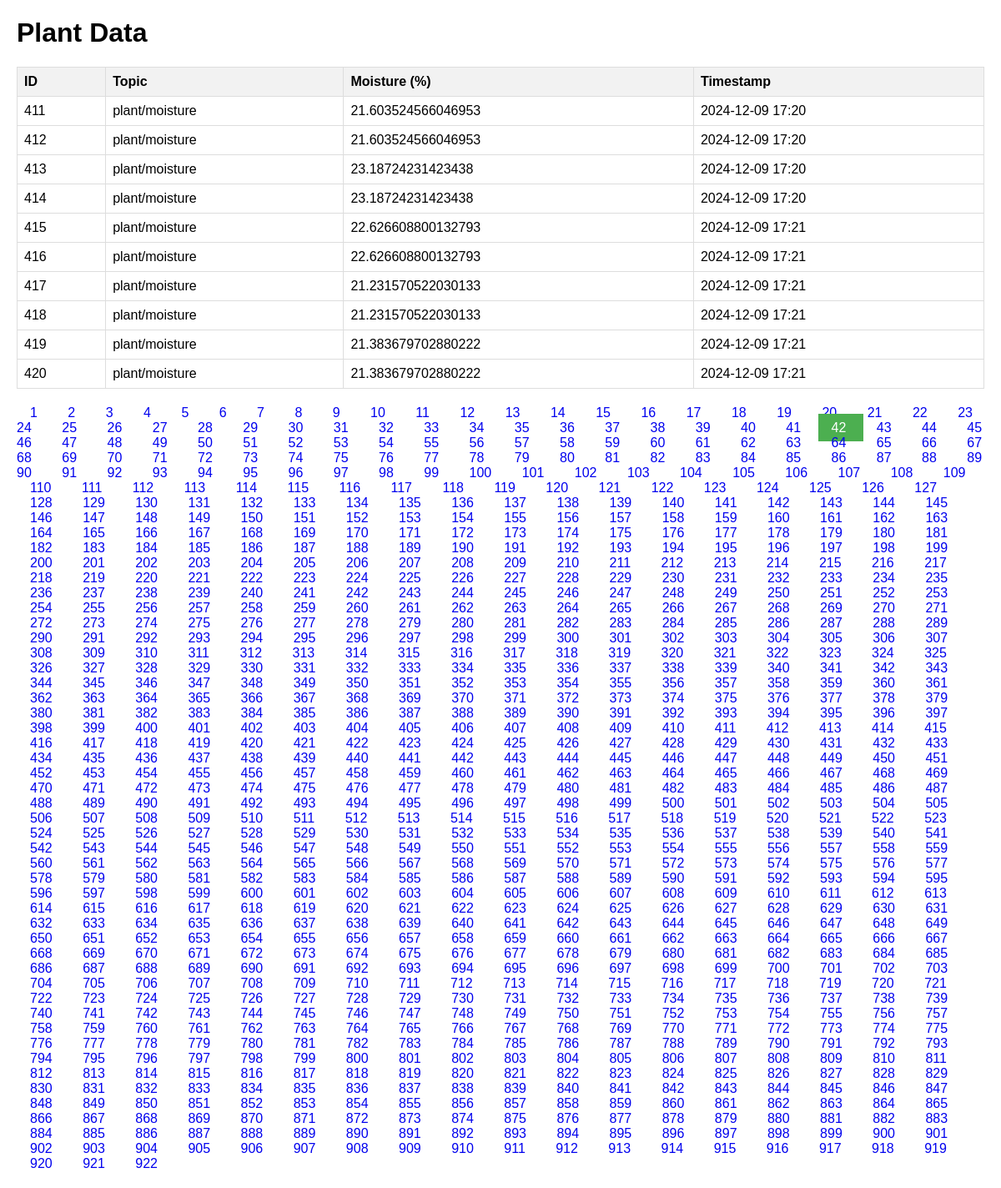
/?page=42, run on the app's committed database.
### tables this page shows
CREATE TABLE ganjabase (
            id INTEGER PRIMARY KEY,
            topic TEXT,
            moisture REAL,
            timestamp DATETIME
        );

### server.py (the view)
@app.route('/')
def index():
    page = request.args.get('page', 1, type=int)
    limit = 10
    offset = (page - 1) * limit
    date_filter = request.args.get('date')
    if date_filter:
        query = "SELECT * FROM ganjabase WHERE DATE(timestamp) = ? LIMIT ? OFFSET ?"
        total_query = "SELECT COUNT(*) FROM ganjabase WHERE DATE(timestamp) = ?"
        cursor.execute(total_query, (date_filter,))
        total_pages = (cursor.fetchone()[0] + limit - 1) // limit
        cursor.execute(query, (date_filter, limit, offset))
    else:
        cursor.execute("SELECT COUNT(*) FROM ganjabase")
        total_pages = (cursor.fetchone()[0] + limit - 1) // limit
        cursor.execute("SELECT * FROM ganjabase LIMIT ? OFFSET ?", (limit, offset))
    data = cursor.fetchall()
    return render_template('index.html', data=data, page=page, total_pages=total_pages, date_filter=date_filter)

### templates/index.html (shortened to what this page needs)
<!DOCTYPE html>
<html>
<head>
</head>
<body>
    <h1>Plant Data</h1>
    <table>
        <thead>
          <tr>
            <th>ID</th>
            <th>Topic</th>
            <th>Moisture (%)</th>
            <th>Timestamp</th>
          </tr>
        </thead>
        <tbody>
          {% for row in data %}
            <tr>
              <td>{{ row[0] }}</td>
              <td>{{ row[1] }}</td>
              <td>{{ row[2] }}</td>
              <td>{{ row[3] }}</td>
            </tr>
          {% endfor %}
        </tbody>
      </table>
    <div class="pagination">
        {% for i in range(1, total_pages + 1) %}
            <a href="/?page={{ i }}{% if date_filter %}&date={{ date_filter }}{% endif %}"
               class="{{ 'active' if i == page else '' }}">
                {{ i }}
            </a>
        {% endfor %}
    </div>
</body>
</html>

### templates/index.html (style rules this page uses)
body { font-family: Arial, sans-serif; margin: 20px; padding: 0; }
table { width: 100%; border-collapse: collapse; margin: 20px 0; }
th, td { border: 1px solid #ddd; padding: 8px; text-align: left; }
th { background-color: #f2f2f2; }
.pagination { margin-top: 20px; }
.pagination a { padding: 8px 16px; text-decoration: none; }
.pagination a.active { background-color: #4CAF50; color: white; }

### data on the page
ganjabase: id "411", topic "plant/moisture", moisture "21.603524566046953", timestamp "2024-12-09 17:20"
ganjabase: id "412", topic "plant/moisture", moisture "21.603524566046953", timestamp "2024-12-09 17:20"
ganjabase: id "413", topic "plant/moisture", moisture "23.18724231423438", timestamp "2024-12-09 17:20"
ganjabase: id "414", topic "plant/moisture", moisture "23.18724231423438", timestamp "2024-12-09 17:20"
ganjabase: id "415", topic "plant/moisture", moisture "22.626608800132793", timestamp "2024-12-09 17:21"
ganjabase: id "416", topic "plant/moisture", moisture "22.626608800132793", timestamp "2024-12-09 17:21"
ganjabase: id "417", topic "plant/moisture", moisture "21.231570522030133", timestamp "2024-12-09 17:21"
ganjabase: id "418", topic "plant/moisture", moisture "21.231570522030133", timestamp "2024-12-09 17:21"
ganjabase: id "419", topic "plant/moisture", moisture "21.383679702880222", timestamp "2024-12-09 17:21"
ganjabase: id "420", topic "plant/moisture", moisture "21.383679702880222", timestamp "2024-12-09 17:21"

### other printed values
{{ i }} "1" "2" "3" "4" "5" "6" "7" "8" "9" "10" "11" "12" "13" "14" "15" "16" "17" "18" "19" "20" "21" "22" "23" "24" "25" "26" "27" "28" "29" "30" "31" "32" "33" "34" "35" "36" "37" "38" "39" "40" "41" "42" "43" "44" "45" "46" "47" "48" "49" "50" "51" "52" "53" "54" "55" "56" "57" "58" "59" "60" "61" "62" "63" "64" "65" "66" "67" "68" "69" "70" "71" "72" "73" "74" "75" "76" "77" "78" "79" "80" "81" "82" "83" "84" "85" "86" "87" "88" "89" "90" "91" "92" "93" "94" "95" "96" "97" "98" "99" "100" "101" "102" "103" "104" "105" "106" "107" "108" "109" "110" "111" "112" "113" "114" "115" "116" "117" "118" "119" "120" "121" "122" "123" "124" "125" "126" "127" "128" "129" "130" "131" "132" "133" "134" "135" "136" "137" "138" "139" "140" "141" "142" "143" "144" "145" "146" "147" "148" "149" "150" "151" "152" "153" "154" "155" "156" "157" "158" "159" "160" "161" "162" "163" "164" "165" "166" "167" "168" "169" "170" "171" "172" "173" "174" "175" "176" "177" "178" "179" "180" "181" "182" "183" "184" "185" "186" "187" "188" "189" "190" "191" "192" "193" "194" "195" "196" "197" "198" "199" "200" "201" "202" "203" "204" "205" "206" "207" "208" "209" "210" "211" "212" "213" "214" "215" "216" "217" "218" "219" "220" "221" "222" "223" "224" "225" "226" "227" "228" "229" "230" "231" "232" "233" "234" "235" "236" "237" "238" "239" "240" "241" "242" "243" "244" "245" "246" "247" "248" "249" "250" "251" "252" "253" "254" "255" "256" "257" "258" "259" "260" "261" "262" "263" "264" "265" "266" "267" "268" "269" "270" "271" "272" "273" "274" "275" "276" "277" "278" "279" "280" "281" "282" "283" "284" "285" "286" "287" "288" "289" "290" "291" "292" "293" "294" "295" "296" "297" "298" "299" "300" "301" "302" "303" "304" "305" "306" "307" "308" "309" "310" "311" "312" "313" "314" "315" "316" "317" "318" "319" "320" "321" "322" "323" "324" "325" "326" "327" "328" "329" "330" "331" "332" "333" "334" "335" "336" "337" "338" "339" "340" "341" "342" "343" "344" "345" "346" "347" "348" "349" "350" "351" "352" "353" "354" "355" "356" "357" "358" "359" "360" "361" "362" "363" "364" "365" "366" "367" "368" "369" "370" "371" "372" "373" "374" "375" "376" "377" "378" "379" "380" "381" "382" "383" "384" "385" "386" "387" "388" "389" "390" "391" "392" "393" "394" "395" "396" "397" "398" "399" "400" "401" "402" "403" "404" "405" "406" "407" "408" "409" "410" "411" "412" "413" "414" "415" "416" "417" "418" "419" "420" "421" "422" "423" "424" "425" "426" "427" "428" "429" "430" "431" "432" "433" "434" "435" "436" "437" "438" "439" "440" "441" "442" "443" "444" "445" "446" "447" "448" "449" "450" "451" "452" "453" "454" "455" "456" "457" "458" "459" "460" "461" "462" "463" "464" "465" "466" "467" "468" "469" "470" "471" "472" "473" "474" "475" "476" "477" "478" "479" "480" "481" "482" "483" "484" "485" "486" "487" "488" "489" "490" "491" "492" "493" "494" "495" "496" "497" "498" "499" "500" "501" "502" "503" "504" "505" "506" "507" "508" "509" "510" "511" "512" "513" "514" "515" "516" "517" "518" "519" "520" "521" "522" "523" "524" "525" "526" "527" "528" "529" "530" "531" "532" "533" "534" "535" "536" "537" "538" "539" "540" "541" "542" "543" "544" "545" "546" "547" "548" "549" "550" "551" "552" "553" "554" "555" "556" "557" "558" "559" "560" "561" "562" "563" "564" "565" "566" "567" "568" "569" "570" "571" "572" "573" "574" "575" "576" "577" "578" "579" "580" "581" "582" "583" "584" "585" "586" "587" "588" "589" "590" "591" "592" "593" "594" "595" "596" "597" "598" "599" "600" "601" "602" "603" "604" "605" "606" "607" "608" "609" "610" "611" "612" "613" "614" "615" "616" "617" "618" "619" "620" "621" "622" "623" "624" "625" "626" "627" "628" "629" "630" "631" "632" "633" "634" "635" "636" "637" "638" "639" "640" "641" "642" "643" "644" "645" "646" "647" "648" "649" "650" "651" "652" "653" "654" "655" "656" "657" "658" "659" "660" "661" "662" "663" "664" "665" "666" "667" "668" "669" "670" "671" "672" "673" "674" "675" "676" "677" "678" "679" "680" "681" "682" "683" "684" "685" "686" "687" "688" "689" "690" "691" "692" "693" "694" "695" "696" "697" "698" "699" "700" "701" "702" "703" "704" "705" "706" "707" "708" "709" "710" "711" "712" "713" "714" "715" "716" "717" "718" "719" "720" "721" "722" "723" "724" "725" "726" "727" "728" "729" "730" "731" "732" "733" "734" "735" "736" "737" "738" "739" "740" "741" "742" "743" "744" "745" "746" "747" "748" "749" "750" "751" "752" "753" "754" "755" "756" "757" "758" "759" "760" "761" "762" "763" "764" "765" "766" "767" "768" "769" "770" "771" "772" "773" "774" "775" "776" "777" "778" "779" "780" "781" "782" "783" "784" "785" "786" "787" "788" "789" "790" "791" "792" "793" "794" "795" "796" "797" "798" "799" "800" "801" "802" "803" "804" "805" "806" "807" "808" "809" "810" "811" "812" "813" "814" "815" "816" "817" "818" "819" "820" "821" "822" "823" "824" "825" "826" "827" "828" "829" "830" "831" "832" "833" "834" "835" "836" "837" "838" "839" "840" "841" "842" "843" "844" "845" "846" "847" "848" "849" "850" "851" "852" "853" "854" "855" "856" "857" "858" "859" "860" "861" "862" "863" "864" "865" "866" "867" "868" "869" "870" "871" "872" "873" "874" "875" "876" "877" "878" "879" "880" "881" "882" "883" "884" "885" "886" "887" "888" "889" "890" "891" "892" "893" "894" "895" "896" "897" "898" "899" "900" "901" "902" "903" "904" "905" "906" "907" "908" "909" "910" "911" "912" "913" "914" "915" "916" "917" "918" "919" "920" "921" "922"
